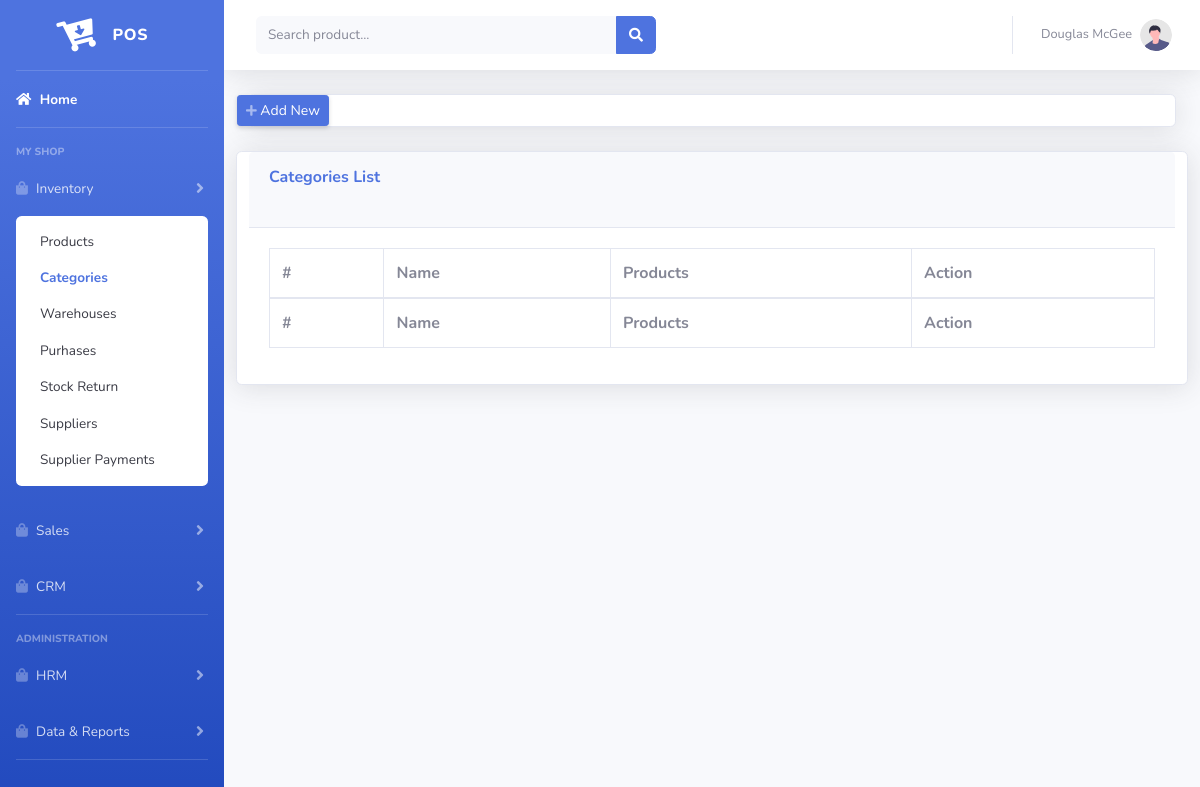
Before: /inventory/categories with the older database file.
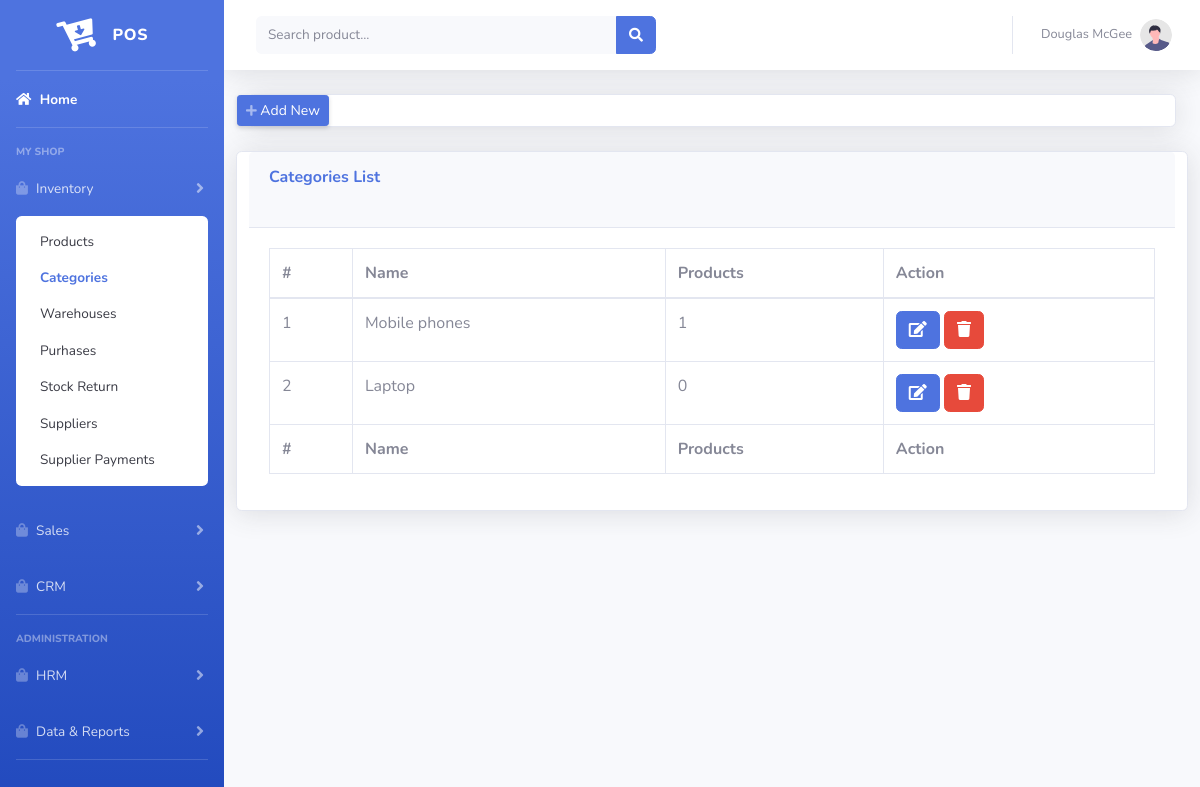
After: the same page with the newer database file.
### tables this page shows
CREATE TABLE `product_categories` (
  `id` int(11) NOT NULL,
  `name` varchar(60) NOT NULL,
  `branch_id` int(11) NOT NULL,
  `created_at` timestamp NOT NULL DEFAULT CURRENT_TIMESTAMP
);

### app/views/layout/template.php (called while the page is built, shortened)
<?php
$this->load->view('layout/header');
$this->load->view('layout/sidebar');
$this->load->view('layout/topmenu');
$this->load->view($page_content);

### app/controllers/Inventory.php (called while the page is built, shortened)
<?php
class Inventory extends BASE_Controller {
	public function __construct()
	{
		$this->load->model('inventory_model');
	}
    public function categories()
    {
        $this->form_validation->set_rules('name', 'Name', 'required');
        $this->form_validation->set_rules('branch_id', 'Branch', 'required');
        if ($this->form_validation->run() == FALSE)
        {
            $this->data['warehouses'] = $this->inventory_model->fetchwarehouses();
            $this->data['categories'] = $this->inventory_model->fetchcategories();
            $this->data['dtable'] = "present";
            $this->data['menu'] = "inventory";
            $this->data['menuitem'] = "categories";
            $this->data['pg_title'] = "Categories";
            $this->data['page_content'] = 'inventory/categories';
            $this->load->view('layout/template', $this->data);
        }
    }
}

### index.php (called while the page is built, shortened)
<?php
require_once BASEPATH . 'core/CodeIgniter.php';

### app/models/Inventory_model.php (called while the page is built, shortened)
<?php
class Inventory_model extends CI_Model
{
    public $_tableCategories = "product_categories";
    public $_tableProducts = "products";
    function branchid()
    {
        return 2;
        return $this->aauth->user()['branch_id'];
    }
    public function fetchcategories()
    {
        $this->db->where('branch_id',$this->branchid());
        $query = $this->db->get($this->_tableCategories);
        return $query->result_array();
    }
    public function categoryproductstotal($catid)
    {
        $this->db->where('cat_id', $catid);
        $this->db->where('branch_id',$this->branchid());
        $query = $this->db->get($this->_tableProducts);
        return $query->num_rows();
    }
}

### app/views/inventory/categories.php (the view, shortened to what this page needs)
<div class="container-fluid">
    <div class="card shadow mb-4">
        <div class="row">
            <a class="d-none d-sm-inline-block btn btn-sm btn-primary shadow-sm" data-toggle="modal" data-target="#add-new"><i
                    class="fas fa-plus fa-sm text-white-50"></i> Add New</a>
        </div>
    </div>
    <div class="row">
        <div class="card shadow mb-4 col-sm-12">
            <div class="card-header py-3">
                <h6 class="m-0 font-weight-bold text-primary">Categories List</h6><br>
            </div>
            <div class="card-body">
                <div class="table-responsive">
                    <table class="table table-bordered datatable" width="100%" cellspacing="0">
                        <thead>
                        <tr>
                            <th>#</th>
                            <th>Name</th>
                            <th>Products</th>
                            <th>Action</th>
                        </tr>
                        </thead>
                        <tfoot>
                        <tr>
                            <th>#</th>
                            <th>Name</th>
                            <th>Products</th>
                            <th>Action</th>
                        </tr>
                        </tfoot>
                        <tbody>
                        <?php if(!empty($categories)){
                            $i = 0;
                            foreach($categories as $one) {
                                $i++;
                                ?>
                                <tr>
                                    <td><?= $i;?></td>
                                    <td><?php echo $one['name'];?></td>
                                    <td><?= $this->inventory_model->categoryproductstotal($one['id']);?></td>
                                    <td>
                                        <button class="btn btn-primary edit" data-id = "<?php echo $one['id'];?>"><i class="fa fa-edit"></i></button>
                                        <button class="btn btn-danger delete" data-id = "<?php echo $one['id'];?>"><i class="fa fa-trash"></i></button>
                                    </td>
                                </tr>
                            <?php   }
                        } ?>
                        </tbody>
                    </table>
                </div>
            </div>
        </div>
    </div>
</div>
</div>

Changed rows visible on the page:
added product_categories: name "Mobile phones", categoryproductstotal "1"
added product_categories: name "Laptop", categoryproductstotal "0"
